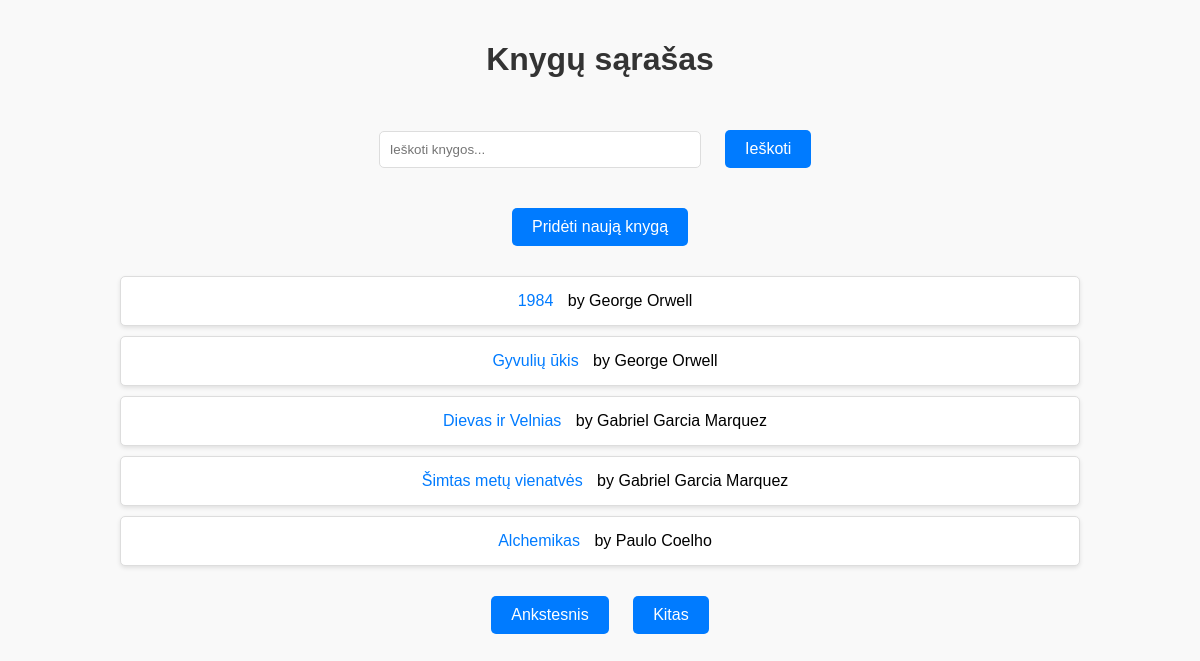
Page /?q=&page=2 on the committed database.
### books/models.py (models this page shows)
class Book(models.Model):
    title = models.CharField(max_length=200)  # Knygos pavadinimas
    author = models.CharField(max_length=100)  # Autorius

### books/views.py (the view)
# urls.py: path('', BookListView.as_view(), name='book_list'),  # Knygų sąrašas
class BookListView(ListView):
    model = Book
    template_name = 'books/book_list.html'
    context_object_name = 'books'
    def get_queryset(self):
        query = self.request.GET.get('q', '')  # Paieškos užklausa
        books = Book.objects.filter(Q(title__icontains=query) | Q(author__icontains=query)) if query else Book.objects.all()
        paginator = Paginator(books, 5)  # 5 knygos viename puslapyje
        page_number = self.request.GET.get('page')
        try:
            return paginator.page(page_number)
        except PageNotAnInteger:
            return paginator.page(1)
        except EmptyPage:
            return paginator.page(paginator.num_pages)

### books/templates/books/book_list.html (shortened to what this page needs)
<!DOCTYPE html>
<html lang="en">
<head>
    {% load static %}
    <link rel="stylesheet" href="{% static 'css/styles.css' %}">
</head>
<body>
    <h1>Knygų sąrašas</h1>
    <form method="get" style="text-align: center; margin-bottom: 20px;">
        <input type="text" name="q" placeholder="Ieškoti knygos..." value="{{ request.GET.q }}">
        <button type="submit" class="button">Ieškoti</button>
    </form>
    <div style="text-align: center; margin-bottom: 20px;">
        <a href="{% url 'book_create' %}" class="button">Pridėti naują knygą</a>
    </div>
    <ul>
        {% for book in books %}
            <li>
                <a href="{% url 'book_detail' book.pk %}">{{ book.title }}</a> by {{ book.author }}
            </li>
        {% endfor %}
    </ul>
    <div style="text-align: center;">
        {% if books.has_previous %}
            <a href="?q={{ request.GET.q }}&page={{ books.previous_page_number }}" class="button">Ankstesnis</a>
        {% endif %}
        {% if books.has_next %}
            <a href="?q={{ request.GET.q }}&page={{ books.next_page_number }}" class="button">Kitas</a>
        {% endif %}
    </div>
</body>
</html>

### books/static/css/styles.css (style rules this page uses)
body { font-family: Arial, sans-serif; margin: 0; padding: 0; background-color: #f9f9f9; text-align: center; }
h1 { color: #333; padding: 20px 0; }
ul { list-style-type: none; padding: 0; margin: 20px auto; width: 80%; }
ul li { background-color: white; margin: 10px 0; padding: 15px; border: 1px solid #ddd; border-radius: 5px; box-shadow: 0px 2px 4px rgba(0, 0, 0, 0.1); }
.button { padding: 10px 20px; background-color: #007bff; color: white; text-decoration: none; border: none; border-radius: 5px; font-size: 16px; cursor: pointer; display: inline-block; margin: 10px; }
form { text-align: center; margin: 20px auto; }
form input[type="text"], form input[type="number"], form input[type="email"] { width: 300px; padding: 10px; margin-right: 10px; border: 1px solid #ddd; border-radius: 5px; }
form button { padding: 10px 20px; background-color: #28a745; color: white; border: none; border-radius: 5px; cursor: pointer; }
a { text-decoration: none; color: #007bff; padding: 10px; }

### rows in the picture
Book: title "1984", author "George Orwell"
Book: title "Gyvulių ūkis", author "George Orwell"
Book: title "Dievas ir Velnias", author "Gabriel Garcia Marquez"
Book: title "Šimtas metų vienatvės", author "Gabriel Garcia Marquez"
Book: title "Alchemikas", author "Paulo Coelho"
